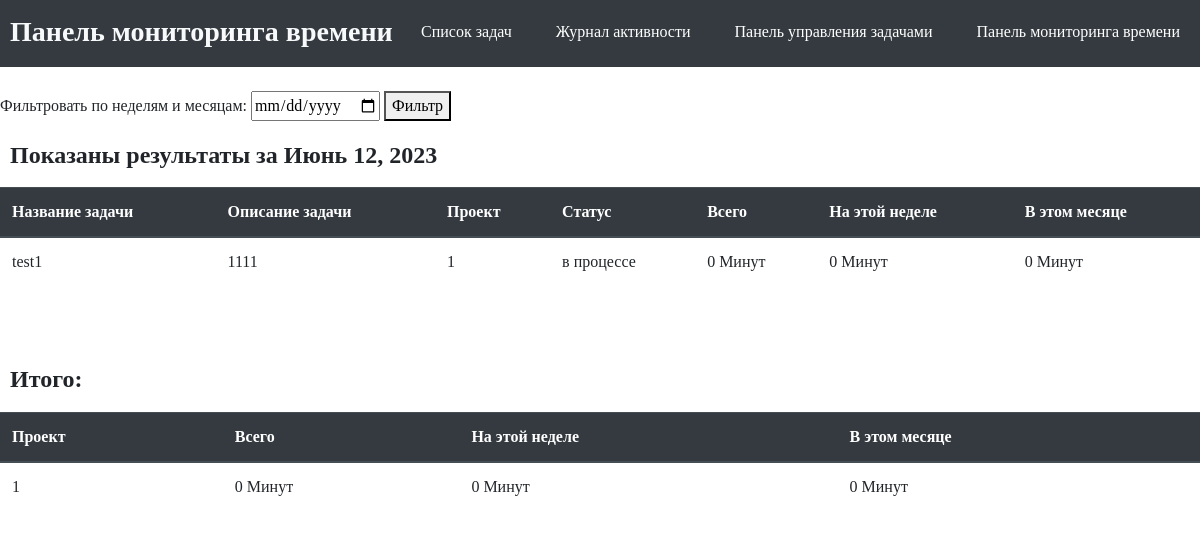
/show_time_dashboard, run on the app's committed database.
### tasks/models.py (models this page shows)
class Task(models.Model):
    task_name = models.CharField(max_length=100)
    task_description = models.TextField()
    timer_state = models.CharField(max_length=17, choices=TIMER_STATE, default='Запустить таймер') #Используется, чтобы определить, должна ли задача отслеживать время для создания метки времени.
    begin_time = models.DateTimeField(blank=True, null=True) #Требуется для записи времени начала временных меток.
    project = models.CharField(max_length=100)
    status = models.CharField(max_length=11, choices=STATUSES, default='в процессе')
    class Meta:
        db_table = "tasks"

### tasks/views.py (the view)
# urls.py: path('show_time_dashboard', views.show_time_dashboard),
def show_time_dashboard(request):
    tasks = Task.objects.all().order_by('-id')
    ts_total = {}
    ts_week = {}
    ts_month = {}
    if request.method == 'POST':
        date_form = DateFilter(request.POST)
        if date_form.is_valid():
            year = date_form.cleaned_data['day'].year
            month = date_form.cleaned_data['day'].month
            week_start = date_form.cleaned_data['day'] - timedelta(days=date_form.cleaned_data['day'].weekday())
    else:
        date_form = DateFilter()
        year = date.today().year
        month = date.today().month
        week_start = date.today() - timedelta(days=date.today().weekday())
    week_end = week_start + timedelta(days=6)
    week_start_time = pytz.timezone('US/Eastern').localize(datetime.combine(week_start, datetime.min.time()))
    week_end_time = pytz.timezone('US/Eastern').localize(datetime.combine(week_end, datetime.max.time()))
    month_start_time = pytz.timezone('US/Eastern').localize(datetime(year, month, 1, 0, 0))
    month_end_time = pytz.timezone('US/Eastern').localize(datetime((year+1 if month==12 else year), (1 if month==12 else month+1), 1, 0, 0))
    projects = set()
    for task in tasks:
        timestamps = Timestamp.objects.filter(task__id=task.id)
        projects.add(task.project)
        ts_total[task.id] = 0
        ts_week[task.id] = 0
        ts_month[task.id] = 0
        for timestamp in timestamps:
            ts_total[task.id] += timestamp.elapsed_time()
            if timestamp.begin_time >= week_start_time and timestamp.end_time <= week_end_time:
                ts_week[task.id] += timestamp.elapsed_time()
            if timestamp.begin_time < week_start_time and timestamp.end_time <= week_end_time and timestamp.end_time > week_start_time:
                ts_week[task.id] += math.floor((timestamp.end_time - week_start_time).total_seconds()/60)
            if timestamp.begin_time <= week_end_time and timestamp.begin_time >= week_start_time and timestamp.end_time > week_end_time:
                ts_week[task.id] += math.floor((week_end_time - timestamp.begin_time).total_seconds()/60) + 1 #Нужен +1, потому что week_end_time в 23:59, нужно добавить последнюю минуту
            if timestamp.begin_time < week_start_time and timestamp.end_time > week_end_time:
                ts_week[task.id] += math.floor((week_end_time - week_start_time).total_seconds()/60) + 1
            if timestamp.begin_time >= month_start_time and timestamp.end_time <= month_end_time:
                ts_month[task.id] += timestamp.elapsed_time()
            if timestamp.begin_time < month_start_time and timestamp.end_time <= month_end_time and timestamp.end_time > month_start_time:
                ts_month[task.id] += math.floor((timestamp.end_time - month_start_time).total_seconds()/60)
            if timestamp.begin_time >= month_start_time and timestamp.end_time > month_end_time and timestamp.begin_time < month_end_time:
                ts_month[task.id] += math.floor((month_end_time - timestamp.begin_time).total_seconds()/60)
            if timestamp.begin_time < month_start_time and timestamp.end_time > month_end_time:
                ts_month[task.id] += math.floor((month_end_time - month_start_time).total_seconds()/60)
    p_total = {}
    p_week = {}
    p_month = {}
    for project in projects:
        timestamps = Timestamp.objects.filter(task__project=project)
        p_total[project] = 0
        p_week[project] = 0
        p_month[project] = 0
        for timestamp in timestamps:
            p_total[project] += timestamp.elapsed_time()
            if timestamp.begin_time >= week_start_time and timestamp.end_time <= week_end_time:
                p_week[project] += timestamp.elapsed_time()
            if timestamp.begin_time < week_start_time and timestamp.end_time <= week_end_time and timestamp.end_time > week_start_time:
                p_week[project] += math.floor((timestamp.end_time - week_start_time).total_seconds()/60)
            if timestamp.begin_time <= week_end_time and timestamp.begin_time >= week_start_time and timestamp.end_time > week_end_time:
                p_week[project] += math.floor((week_end_time - timestamp.begin_time).total_seconds()/60) + 1
            if timestamp.begin_time < week_start_time and timestamp.end_time > week_end_time:
                p_week[project] += math.floor((week_end_time - week_start_time).total_seconds()/60) + 1
            if timestamp.begin_time >= month_start_time and timestamp.end_time <= month_end_time:
                p_month[project] += timestamp.elapsed_time()
            if timestamp.begin_time < month_start_time and timestamp.end_time <= month_end_time and timestamp.end_time > month_start_time:
                p_month[project] += math.floor((timestamp.end_time - month_start_time).total_seconds()/60)
            if timestamp.begin_time >= month_start_time and timestamp.end_time > month_end_time and timestamp.begin_time < month_end_time:
                p_month[project] += math.floor((month_end_time - timestamp.begin_time).total_seconds()/60)
            if timestamp.begin_time < month_start_time and timestamp.end_time > month_end_time:
                p_month[project] += math.floor((month_end_time - month_start_time).total_seconds()/60)
    return render(request, "show_time_dashboard.html", {
        'tasks':tasks,
        'ts_total':ts_total,
        'date_form':date_form,
        'ts_week':ts_week,
        'ts_month':ts_month,
        'week_start':week_start,
        'month':datetime.strptime(str(month), "%m").strftime("%B"),
        'projects':projects,
        'p_total':p_total,
        'p_week':p_week,
        'p_month':p_month,
    })

### tasks/forms.py
class DateFilter(forms.Form):
    day = forms.DateField(label="date_filter", widget=DateInput())

### tasks/models.py (called while the page is built)
    def elapsed_time(self):
        return math.floor(((self.end_time - self.begin_time).total_seconds()/60))

### tasks/templatetags/managertags.py (called while the page is built)
@register.simple_tag
def dict_get(dct, key):
    return dct.get(key)

### tasks/templates/show_time_dashboard.html (shortened to what this page needs)
<!DOCTYPE html>
<head>
	<link rel="stylesheet" href="https://stackpath.bootstrapcdn.com/bootstrap/4.3.1/css/bootstrap.min.css">
</head>
<body>
	{% load managertags %}
	<header>
		<div class="container_h">
			<h3 class="logo"><b>Панель мониторинга времени</b></h3>
			<nav>
				<ul>
					<li><a href="/show_tasks">Список задач</a></li>
					<li><a href="/show_timestamps">Журнал активности</a></li>
					<li><a href="/show_task_dashboard">Панель управления задачами</a></li>
					<li><a href="/show_time_dashboard">Панель мониторинга времени</a></li>
				</ul>
			</nav>
		</div>
	</header>
	<br>
	<form method="POST" action="/show_time_dashboard">
		<label for="date_filter">Фильтровать по неделям и месяцам:</label>
			{{ date_form.day }}
		<button type="submit">Фильтр</button>
	</form>
	<h4 class="logo"><b>Показаны результаты за {{ week_start }}</b></h4>
	<br>
	<table class="table">
    	<thead class="thead-dark">
    	<tr>
        	<th>Название задачи</th>
        	<th>Описание задачи</th>
			<th>Проект</th>
			<th>Статус</th>
			<th>Всего</th>
        	<th>На этой неделе</th>
        	<th>В этом месяце</th>
    	</tr>
    	</thead>
    	<tbody>
		{% for task in tasks %}
    		<tr>
        		<td>{{ task.task_name }}</td>
        		<td>{{ task.task_description }}</td>
	        	<td>{{ task.project }}</td>
				<td>{{ task.status }}</td>
				<td>{% dict_get ts_total task.id %} Минут</td>
        		<td>{% dict_get ts_week task.id %} Минут</td>
        		<td>{% dict_get ts_month task.id %} Минут</td>
    		</tr>
		{% endfor %}
   	 </tbody>
	</table>
	<br>
	<br>
	<h4 class="logo"><b>Итого:</b></h4>
	<br>
	<table class="table">
    	<thead class="thead-dark">
    	<tr>
        	<th>Проект</th>
			<th>Всего</th>
        	<th>На этой неделе</th>
        	<th>В этом месяце</th>
    	</tr>
    	</thead>
    	<tbody>
		{% for project in projects %}
    		<tr>
        		<td>{{ project }}</td>
				<td>{% dict_get p_total project %} Минут</td>
        		<td>{% dict_get p_week project %} Минут</td>
        		<td>{% dict_get p_month project %} Минут</td>
    		</tr>
		{% endfor %}
   	 </tbody>
	</table>
</body>
</html>

### tasks/templates/show_time_dashboard.html (style rules this page uses)
html * { font-family: Verdana !important; }
header { background: #343a40; }
header::after { content: ''; display: table; clear: both; }
.logo { float: left; padding-top: 15px; margin-left: 10px; padding-bottom: 10px; border: none; }
nav { float: right; }
nav ul { margin: 0; padding: 0; list-style: none; }
nav li { color: #ffffff; display: inline-block; margin-left: 20px; margin-right: 20px; padding-top: 20px; position: relative; }
nav a { color: #ffffff; }
nav a::before { content: ''; display: block; height: 5px; background-color: #444; position: absolute; top: 0; width: 0%; transition: all ease-in-out 250ms; }
h3 { color: #f8f9fa; }

### data on the page
Task: task_name "test1", task_description "1111", project "1", status "в процессе", id "0"

### other printed values
{{ week_start }} "Июнь 12, 2023"
{{ project }} "1"
